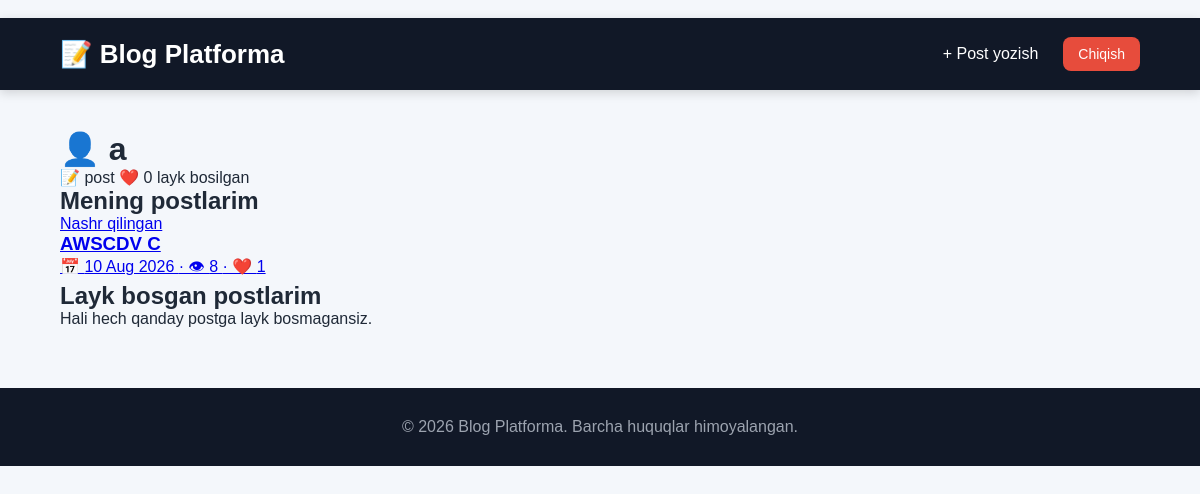
/profile/ (signed in), run on an earlier commit of the app's database.
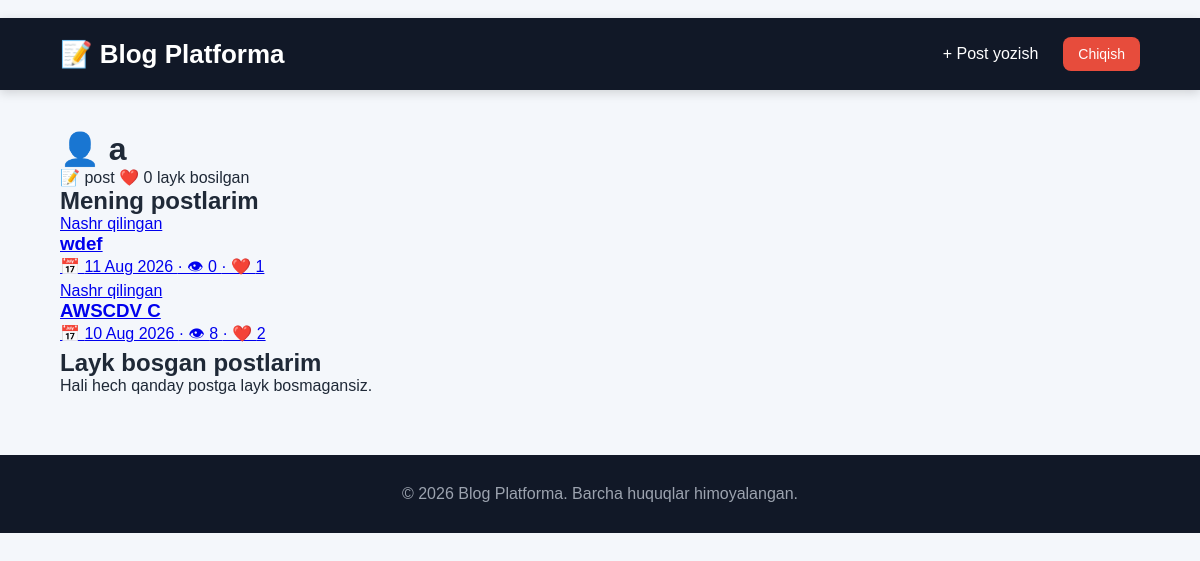
And on a later commit of the database.
### blog/models.py (models this page shows, shortened)
class Post(models.Model):
    STATUS_CHOICES = [
        ('PUBLISHED', 'Nashr qilingan'),
        ('PENDING', 'Tekshiruvda'),
    ]
    image = models.ImageField(
        upload_to='posts/',
        blank=True,
        null=True
    )
    title = models.CharField(max_length=200)
    slug = models.SlugField(max_length=220, unique=True, blank=True)
    desc = models.TextField()
    content = RichTextField()
    author = models.ForeignKey(settings.AUTH_USER_MODEL, on_delete=models.CASCADE)
    category = models.ForeignKey(Category, on_delete=models.CASCADE)
    status = models.CharField(max_length=20, choices=STATUS_CHOICES, default='PENDING')
    views_count = models.PositiveIntegerField(default=0)
    created_at = models.DateTimeField(auto_now_add=True)
    updated_at = models.DateTimeField(auto_now=True)

### blog/views.py (the view)
# urls.py: path('profile/', ProfileView.as_view(), name='profile'),
class ProfileView(
    LoginRequiredMixin,
    ListView
):
    model = Post
    template_name = 'blog/profile.html'
    context_object_name = 'posts'
    paginate_by = 6
    def get_queryset(self):
        return Post.objects.filter(
            author=self.request.user
        ).order_by(
            '-created_at'
        )
    def get_context_data(self, **kwargs):
        context = super().get_context_data(**kwargs)
        context['liked_posts'] = Post.objects.filter(
            likes__user=self.request.user,
            status='PUBLISHED'
        ).order_by(
            '-created_at'
        )
        return context

### blog/context_processors.py (called while the page is built)
def recent_posts(request):
    posts = Post.objects.filter(status='PUBLISHED').order_by('-created_at')[:5]
    return {'recent_sidebar_posts': posts}

### blog/templates/blog/profile.html (shortened to what this page needs)
{% extends 'base.html' %}
{% block content %}
<div class="profile-header">
<h1>👤 {{ user.username }}</h1>
<div class="profile-stats">
<span class="stat">📝 {{ posts.paginator.count }} post</span>
<span class="stat">❤️ {{ liked_posts.count }} layk bosilgan</span>
</div>
</div>
<h2 class="section-title">Mening postlarim</h2>
{% if posts %}
<div class="posts-grid">
{% for post in posts %}
<a href="{% url 'post-detail' post.slug %}" class="post-card">
<span class="status {% if post.status == 'PUBLISHED' %}status-published{% else %}status-pending{% endif %}">{{ post.get_status_display }}</span>
<h3>{{ post.title }}</h3>
<div class="meta">📅 {{ post.created_at|date:"d M Y" }} · 👁 {{ post.views_count }} · ❤️ {{ post.likes.count }}</div>
</a>
{% endfor %}
</div>
{% else %}
<div class="empty">Siz hali post yozmagansiz.</div>
{% endif %}
<h2 class="section-title">Layk bosgan postlarim</h2>
{% if liked_posts %}
<div class="posts-grid">
{% for post in liked_posts %}
<a href="{% url 'post-detail' post.slug %}" class="post-card">
<h3>{{ post.title }}</h3>
<div class="meta">👤 {{ post.author.username }} · 📅 {{ post.created_at|date:"d M Y" }}</div>
</a>
{% endfor %}
</div>
{% else %}
<div class="empty">Hali hech qanday postga layk bosmagansiz.</div>
{% endif %}
{% endblock %}

What changed in the data, as far as the page shows it:
added Post: status "Nashr qilingan", title "wdef", created_at "11 Aug 2026", views_count "0", likes.count "1"
computed for Post "AWSCDV C": likes.count "1" → "2"
